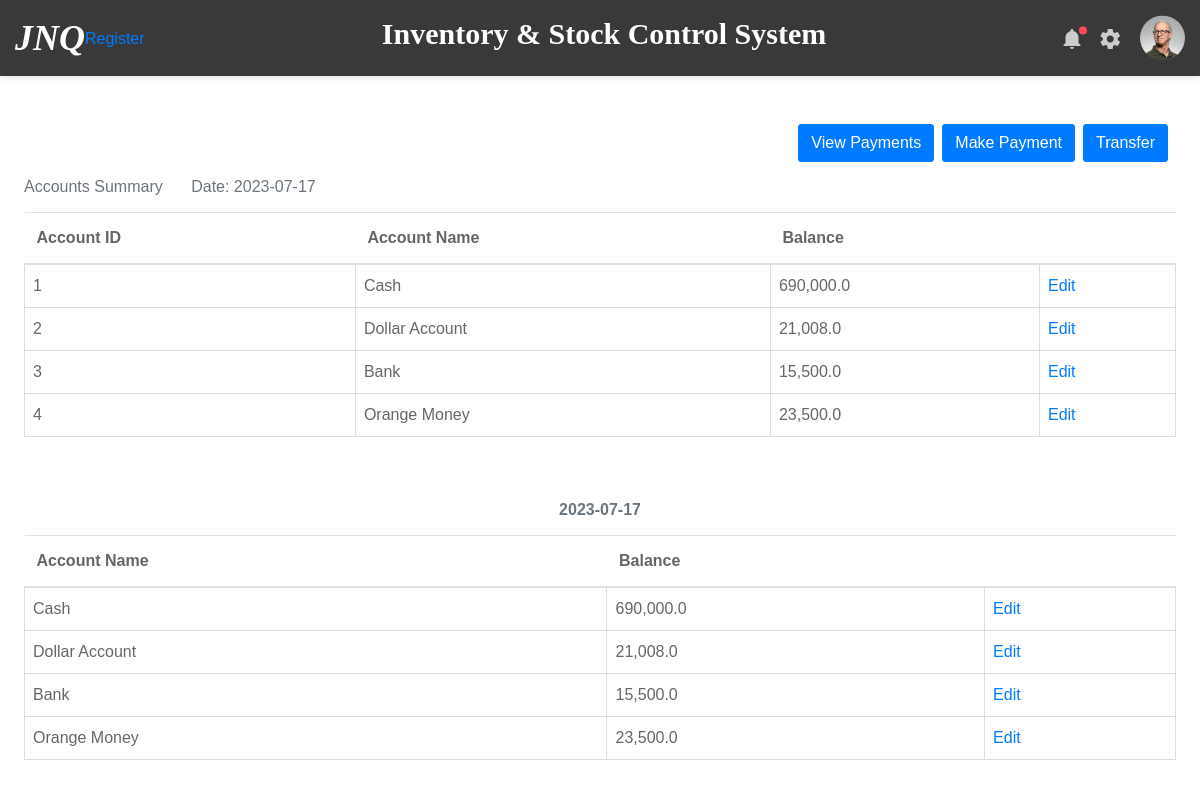
The app's page /view_accounts with its own data.
### inventory/models.py (models this page shows)
class Account(db.Model):
    id = db.Column(db.Integer, primary_key=True)
    account_name = db.Column(db.String(50), unique=True, nullable=False)
    balance = db.Column(db.Float, default=0.0)
    movements_from = db.relationship('AccountMovement', foreign_keys='AccountMovement.transfer_from_id',
                                     backref='transfer_from', lazy=True)
    movements_to = db.relationship('AccountMovement', foreign_keys='AccountMovement.transfer_to_id',
                                   backref='transfer_to', lazy=True)
    balance_logs = db.relationship('AccountBalanceLog', backref='account', lazy=True)

class AccountBalanceLog(db.Model):
    id = db.Column(db.Integer, primary_key=True)
    account_id = db.Column(db.Integer, db.ForeignKey('account.id'), nullable=False)
    timestamp = db.Column(db.DateTime, nullable=False, default=datetime.now)
    balance = db.Column(db.Float, nullable=False)

### inventory/routes.py (the view)
@app.route('/view_accounts', methods=['GET', 'POST'])
def view_accounts():
    date = today_date()
    accounts = Account.query.all()
    balance_log_lookup = {}
    for account in accounts:
        account_name = account.account_name
        balance_logs = AccountBalanceLog.query.filter(AccountBalanceLog.account_id == account.id).order_by(
            AccountBalanceLog.timestamp.desc()).all()  # Grab the balance logs of every account
        if balance_logs:
            for balance_log in balance_logs:
                date = balance_log.timestamp.date()
                if date in balance_log_lookup:
                    if account_name in balance_log_lookup[date]:
                        balance_log_lookup[date][account_name].append(balance_log.balance)
                    else:
                        balance_log_lookup[date][account_name] = [balance_log.balance]
                else:
                    balance_log_lookup[date] = {account_name: [balance_log.balance]}
    return render_template('view_accounts.html', accounts=accounts, date=date, balance_log_lookup=balance_log_lookup)

### inventory/routes.py (called while the page is built)
def today_date():
    date_today = datetime.today().strftime('%Y-%m-%d')
    return date_today

### inventory/templates/view_accounts.html
{% extends 'layout.html' %}
{% block content %}
<div class="mb-4 mr-4 ml-4">
    <div class="d-flex justify-content-end">
        <a href="{{ url_for('view_payments') }}"><button class="btn btn-primary mr-2">View Payments</button></a>
        <a href="{{ url_for('make_payment') }}"><button class="btn btn-primary mr-2">Make Payment</button></a>
        <a href="{{ url_for('account_transfer') }}"><button class="btn btn-primary mr-2">Transfer</button></a>
    </div>
    <table class="table">
        <caption style="caption-side: top">Accounts Summary<span class="ml-4"> Date: {{date}}</span></caption>
        <thead>
            <tr>
                <th scope="col">Account ID</th>
                <th scope="col">Account Name</th>
                <th scope="col">Balance</th>
                <th></th>
            </tr>
        </thead>
        <tbody>
            {% for account in accounts %}
            <tr>
                <td>{{ account.id }}</td>
                <td>{{ account.account_name }}</td>
                <td>{{ "{:,}".format(account.balance) }}</td>
                <td><a href="#">Edit</a></td>
            </tr>
            {% endfor %}
        </tbody>
    </table>
    {% for key, value in balance_log_lookup.items() %}
        <table class="table mt-5">
            <caption style="caption-side: top"><span class="d-flex justify-content-center font-weight-bold">{{ key }}</span></caption>
            <thead>
                <tr>
                    <th scope="col">Account Name </th>
                    <th scope="col">Balance</th>
                    <th></th>
                </tr>
            </thead>
            <tbody>
                {% for account_name, balance in value.items() %}
                <tr>
                    <td>{{ account_name }}</td>
                    <td>{{ "{:,}".format(balance[0]) }}</td>
                    <td><a href="#">Edit</a></td>
                </tr>
                {% endfor %}
            </tbody>
        </table>
    {% endfor %}
</div>
{% endblock %}

### records on screen
Account: id "1", account_name "Cash", balance "690,000.0"
Account: id "2", account_name "Dollar Account", balance "21,008.0"
Account: id "3", account_name "Bank", balance "15,500.0"
Account: id "4", account_name "Orange Money", balance "23,500.0"
AccountBalanceLog: balance "690,000.0"
AccountBalanceLog: balance "21,008.0"
AccountBalanceLog: balance "15,500.0"
AccountBalanceLog: balance "23,500.0"

### other values on screen
{{ date }} "2023-07-17"
{{ key }} "2023-07-17"
